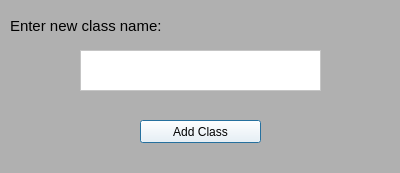
<?xml version="1.0" encoding="UTF-8"?>
<ui version="4.0">
 <class>Dialog</class>
 <widget class="QDialog" name="Dialog">
  <property name="geometry">
   <rect>
    <x>0</x>
    <y>0</y>
    <width>400</width>
    <height>173</height>
   </rect>
  </property>
  <property name="windowTitle">
   <string>Dialog</string>
  </property>
  <property name="styleSheet">
   <string notr="true">background-color: rgb(176, 176, 176);</string>
  </property>
  <widget class="QPushButton" name="ADD_BUTT">
   <property name="geometry">
    <rect>
     <x>140</x>
     <y>120</y>
     <width>121</width>
     <height>23</height>
    </rect>
   </property>
   <property name="styleSheet">
    <string notr="true">background-color: rgb(255, 255, 255);</string>
   </property>
   <property name="text">
    <string>Add Class</string>
   </property>
  </widget>
  <widget class="QLabel" name="label">
   <property name="geometry">
    <rect>
     <x>10</x>
     <y>10</y>
     <width>161</width>
     <height>31</height>
    </rect>
   </property>
   <property name="font">
    <font>
     <pointsize>11</pointsize>
    </font>
   </property>
   <property name="text">
    <string>Enter new class name:</string>
   </property>
  </widget>
  <widget class="QPlainTextEdit" name="ENTER_CLASS">
   <property name="geometry">
    <rect>
     <x>80</x>
     <y>50</y>
     <width>241</width>
     <height>41</height>
    </rect>
   </property>
   <property name="styleSheet">
    <string notr="true">background-color: rgb(255, 255, 255);</string>
   </property>
  </widget>
  <widget class="QLabel" name="ERROR_LABEL">
   <property name="geometry">
    <rect>
     <x>280</x>
     <y>100</y>
     <width>111</width>
     <height>61</height>
    </rect>
   </property>
   <property name="text">
    <string>  </string>
   </property>
  </widget>
 </widget>
 <resources/>
 <connections/>
</ui>
